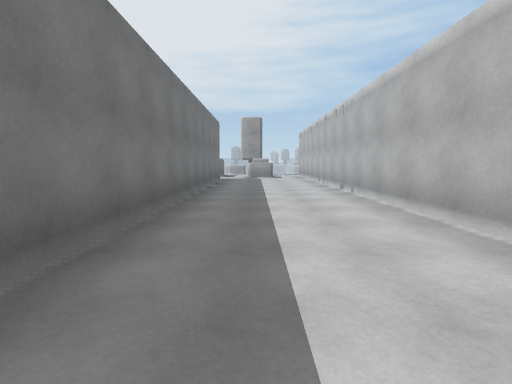
[1] (above)

16 first-person views from a walk through a Unity game level. The camera is 1.4 m above the floor, tilts 6° down and sees 85° across. The floor is counted in squares, 2 m on a side. Each view is taken from the middle of a square. On the plan, view 1 faces up. The plan holds only what a view shows up to about 9 squares ahead; the rest is blank. The place goes on beyond the plan.

[2]
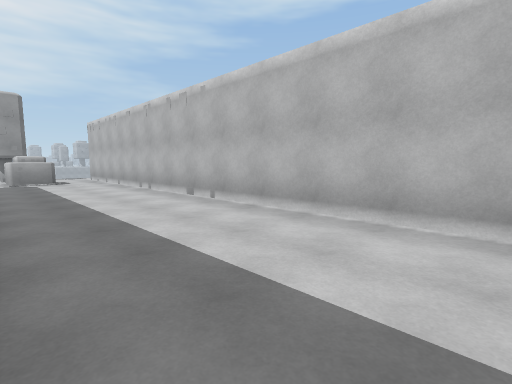

[3]
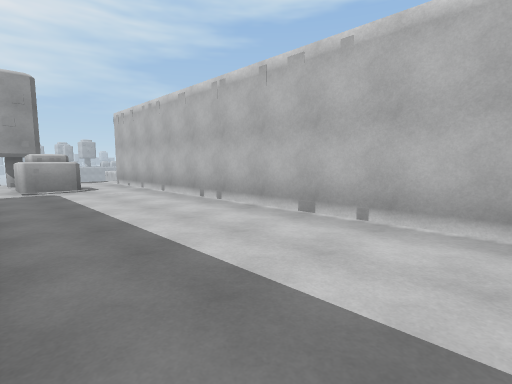

[4]
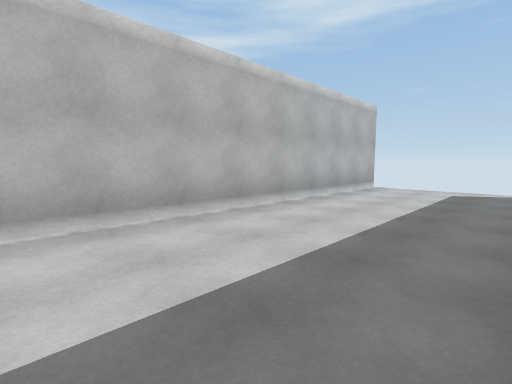

[5]
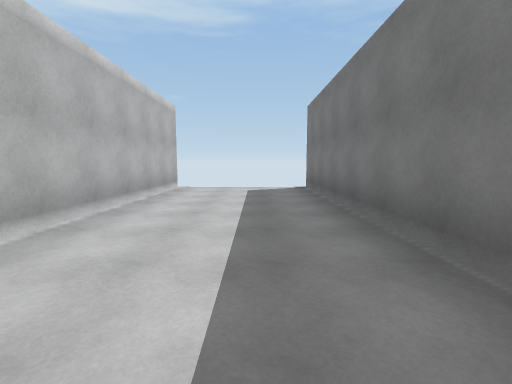

[6]
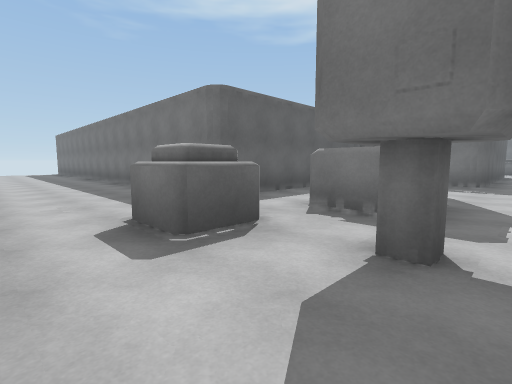

[7]
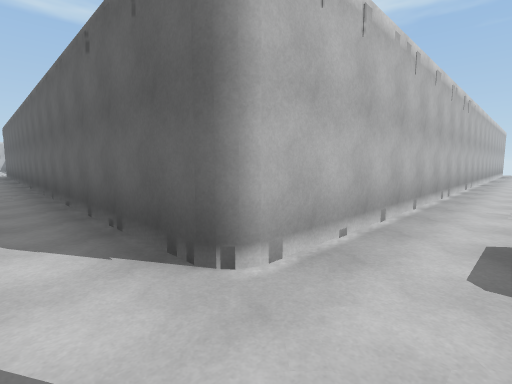

[8]
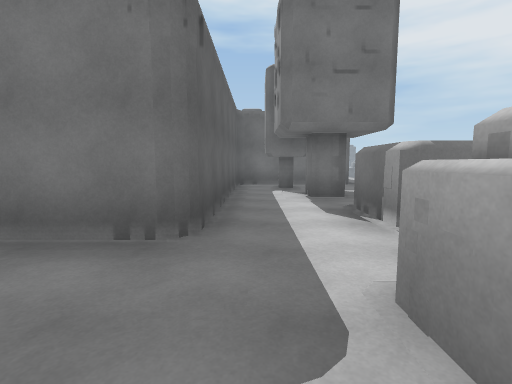

[9]
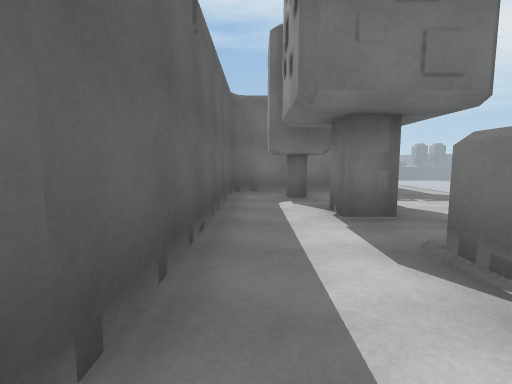

[10]
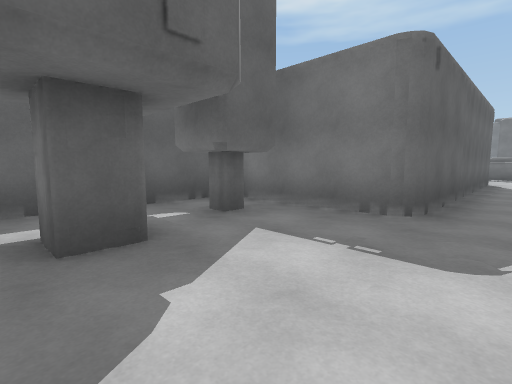

[11]
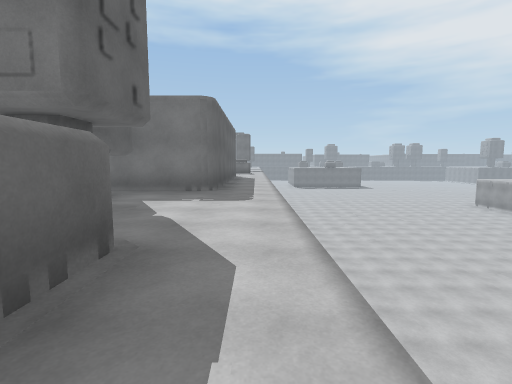

[12]
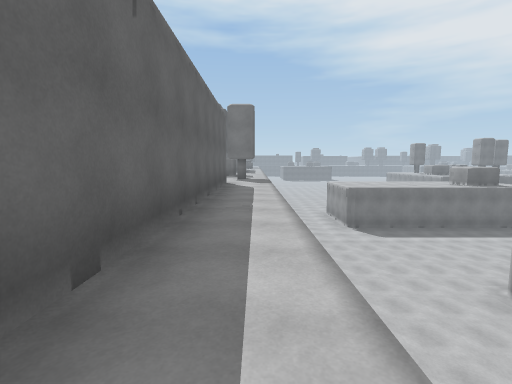

[13]
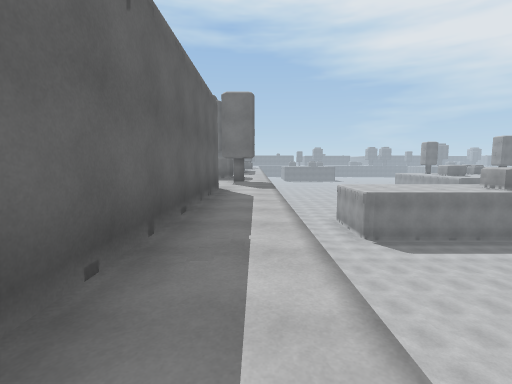

[14]
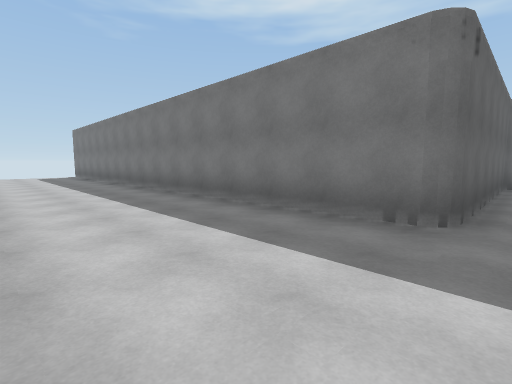

[15]
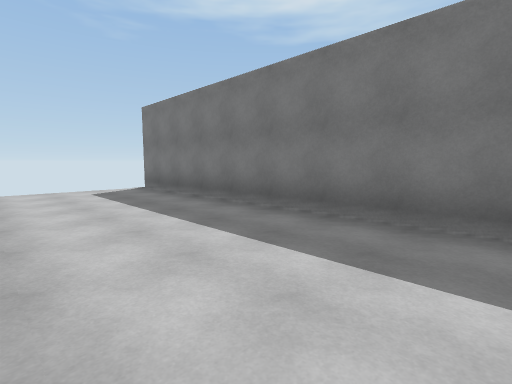

[16]
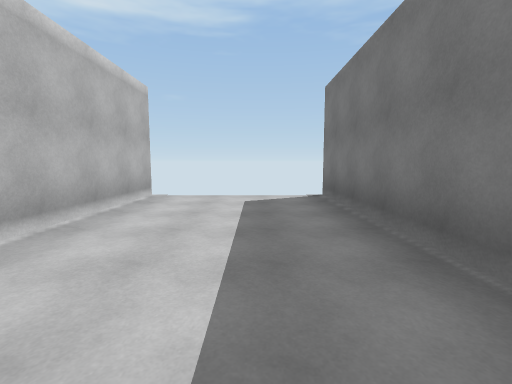

### Floor plan
Key: @ floor where view 1 was taken; # wall or solid block; . floor; v drop or lower ground.
Columns run from 11 left of view 1 to 13 right of it. Each row starts with its distance up from view 1.
 17      vvvvv      vvvvvvv
 16 ........................
 15 ####....##.#..###########
 14    #....##....#
 13    #..#....#..#
 12    #..........#
 11    #######....#
 10          #....#
  9          #....#
  8          #....#
  7          #....#
  6          #....#
  5          #....#
  4          #....#
  3          #....#
  2          #....#
  1          #....#
  0          #.@..#
 -1          #....#
 -2          #....#
 -3          #....#
 -4          #    #

Where each view was taken, in squares from view 1:
view 1: 0 up, 0 right, facing up
view 2: 2 up, 1 left, facing up-right
view 3: 5 up, 1 left, facing up-right
view 4: 4 up, 1 left, facing down-right
view 5: 4 up, 0 right, facing down
view 6: 16 up, 2 right, facing down-left
view 7: 16 up, 1 right, facing down-right
view 8: 12 up, 1 right, facing left
view 9: 12 up, 1 left, facing left
view 10: 16 up, 4 left, facing down-left
view 11: 16 up, 1 left, facing left
view 12: 16 up, 12 right, facing left
view 13: 16 up, 10 right, facing left
view 14: 12 up, 2 right, facing down-left
view 15: 4 up, 2 right, facing down-left
view 16: 2 up, 0 right, facing down
